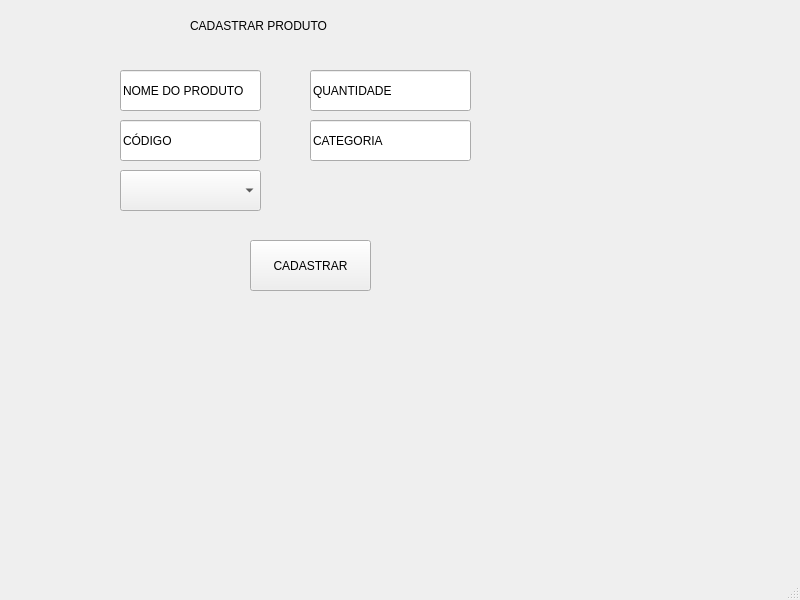
<?xml version="1.0" encoding="UTF-8"?>
<ui version="4.0">
 <class>MainWindow</class>
 <widget class="QMainWindow" name="MainWindow">
  <property name="geometry">
   <rect>
    <x>0</x>
    <y>0</y>
    <width>800</width>
    <height>600</height>
   </rect>
  </property>
  <property name="windowTitle">
   <string>MainWindow</string>
  </property>
  <widget class="QWidget" name="centralwidget">
   <widget class="QLineEdit" name="lineEdit">
    <property name="geometry">
     <rect>
      <x>120</x>
      <y>70</y>
      <width>141</width>
      <height>41</height>
     </rect>
    </property>
    <property name="text">
     <string>NOME DO PRODUTO</string>
    </property>
   </widget>
   <widget class="QLineEdit" name="lineEdit_2">
    <property name="geometry">
     <rect>
      <x>310</x>
      <y>70</y>
      <width>161</width>
      <height>41</height>
     </rect>
    </property>
    <property name="text">
     <string>QUANTIDADE</string>
    </property>
   </widget>
   <widget class="QLineEdit" name="lineEdit_3">
    <property name="geometry">
     <rect>
      <x>120</x>
      <y>120</y>
      <width>141</width>
      <height>41</height>
     </rect>
    </property>
    <property name="text">
     <string>CÓDIGO</string>
    </property>
   </widget>
   <widget class="QLineEdit" name="lineEdit_4">
    <property name="geometry">
     <rect>
      <x>310</x>
      <y>120</y>
      <width>161</width>
      <height>41</height>
     </rect>
    </property>
    <property name="text">
     <string>CATEGORIA</string>
    </property>
   </widget>
   <widget class="QPushButton" name="pushButton">
    <property name="geometry">
     <rect>
      <x>250</x>
      <y>240</y>
      <width>121</width>
      <height>51</height>
     </rect>
    </property>
    <property name="text">
     <string>CADASTRAR</string>
    </property>
   </widget>
   <widget class="QLabel" name="label">
    <property name="geometry">
     <rect>
      <x>190</x>
      <y>10</y>
      <width>211</width>
      <height>31</height>
     </rect>
    </property>
    <property name="text">
     <string>CADASTRAR PRODUTO</string>
    </property>
   </widget>
   <widget class="QComboBox" name="comboBox">
    <property name="geometry">
     <rect>
      <x>120</x>
      <y>170</y>
      <width>141</width>
      <height>41</height>
     </rect>
    </property>
   </widget>
  </widget>
  <widget class="QMenuBar" name="menubar">
   <property name="geometry">
    <rect>
     <x>0</x>
     <y>0</y>
     <width>800</width>
     <height>21</height>
    </rect>
   </property>
  </widget>
  <widget class="QStatusBar" name="statusbar"/>
 </widget>
 <resources/>
 <connections/>
</ui>
